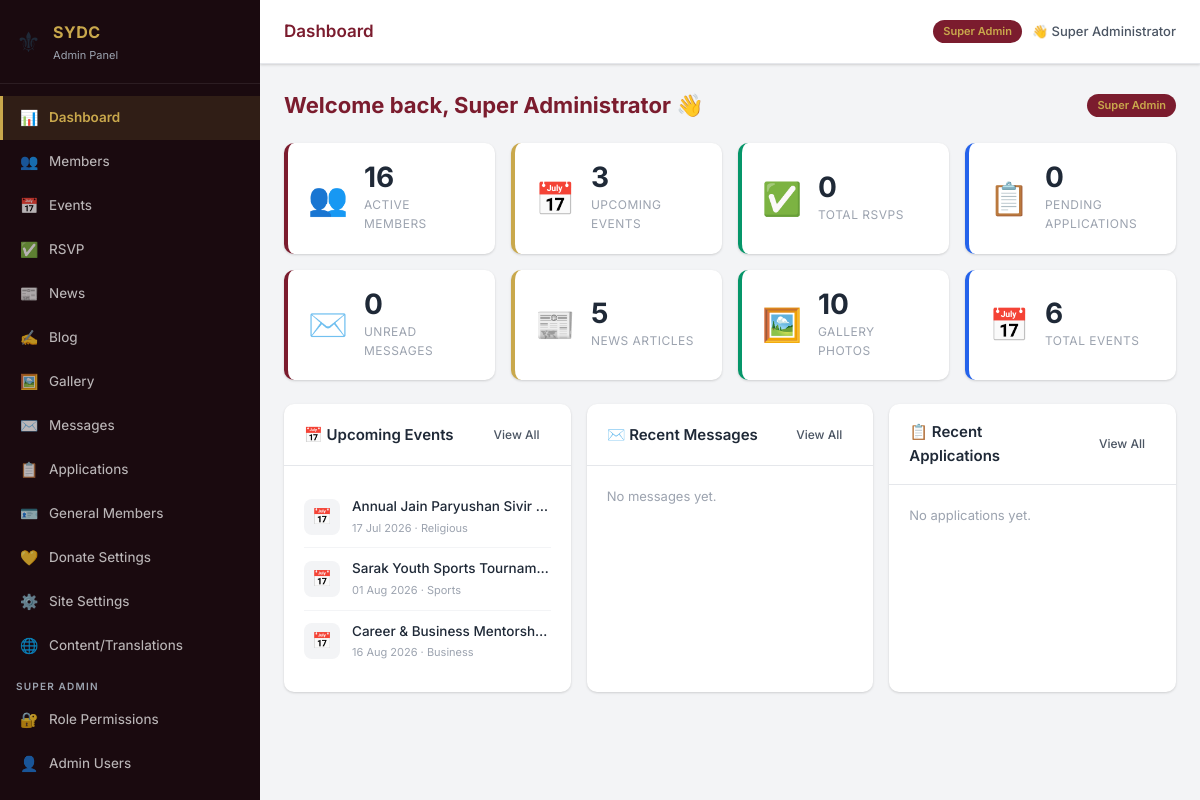
The page /admin/index.php (signed in) on the database its author committed.
### tables this page shows
CREATE TABLE IF NOT EXISTS `events` (
  `id`            INT UNSIGNED AUTO_INCREMENT PRIMARY KEY,
  `title_en`      VARCHAR(300) NOT NULL,
  `title_hi`      VARCHAR(300) NOT NULL,
  `title_bn`      VARCHAR(300) NOT NULL,
  `description_en` TEXT,
  `description_hi` TEXT,
  `description_bn` TEXT,
  `event_date`    DATE         NOT NULL,
  `event_time`    TIME         DEFAULT NULL,
  `location_en`   VARCHAR(300) DEFAULT NULL,
  `location_hi`   VARCHAR(300) DEFAULT NULL,
  `location_bn`   VARCHAR(300) DEFAULT NULL,
  `type`          ENUM('religious','sports','education','business','general') NOT NULL DEFAULT 'general',
  `cover_image`   VARCHAR(255) DEFAULT NULL,
  `status`        ENUM('upcoming','ongoing','completed','cancelled') NOT NULL DEFAULT 'upcoming',
  `rsvp_enabled`  TINYINT(1)   NOT NULL DEFAULT 1,
  `max_attendees` INT          DEFAULT NULL,
  `created_at`    TIMESTAMP    DEFAULT CURRENT_TIMESTAMP
);

### config/auth.php (called while the page is built, shortened)
<?php
function can(string $section, string $action = 'view'): bool {
    return !empty($_SESSION['permissions'][$section][$action]);
}
function admin_display_name(): string {
    return htmlspecialchars($_SESSION['admin_name'] ?? 'Admin');
}
function admin_role_label(): string {
    return htmlspecialchars($_SESSION['role_display'] ?? '');
}

### admin/index.php (the view, shortened to what this page needs)
<?php
require_once __DIR__ . '/../config/auth.php';
$db = getDB();
$totalMembers     = (int)$db->query("SELECT COUNT(*) FROM members WHERE is_active=1")->fetchColumn();
$totalEvents      = (int)$db->query("SELECT COUNT(*) FROM events")->fetchColumn();
$upcomingEvents   = (int)$db->query("SELECT COUNT(*) FROM events WHERE status='upcoming' AND event_date >= CURDATE()")->fetchColumn();
$totalRsvp        = (int)$db->query("SELECT COALESCE(SUM(attendee_count),0) FROM rsvp")->fetchColumn();
$unreadMessages   = (int)$db->query("SELECT COUNT(*) FROM messages WHERE is_read=0")->fetchColumn();
$pendingApps      = (int)$db->query("SELECT COUNT(*) FROM applications WHERE status='pending'")->fetchColumn();
$totalNews        = (int)$db->query("SELECT COUNT(*) FROM news")->fetchColumn();
$totalGallery     = (int)$db->query("SELECT COUNT(*) FROM gallery")->fetchColumn();
$recentMessages  = $db->query("SELECT name, subject, created_at FROM messages ORDER BY created_at DESC LIMIT 5")->fetchAll();
$recentApps      = $db->query("SELECT full_name, phone, status, applied_at FROM applications ORDER BY applied_at DESC LIMIT 5")->fetchAll();
$upcomingList    = $db->query("SELECT title_en, event_date, type FROM events WHERE status='upcoming' AND event_date >= CURDATE() ORDER BY event_date ASC LIMIT 5")->fetchAll();
require_once __DIR__ . '/includes/header.php';
?>
<div class="section-header">
  <h2>Welcome back, <?= admin_display_name() ?> 👋</h2>
  <span class="user-role"><?= admin_role_label() ?></span>
</div>
<div class="stats-grid">
  <div class="stat-card">
    <span class="stat-icon">👥</span>
    <div><div class="stat-value"><?= $totalMembers ?></div><div class="stat-label">Active Members</div></div>
  </div>
  <div class="stat-card gold">
    <span class="stat-icon">📅</span>
    <div><div class="stat-value"><?= $upcomingEvents ?></div><div class="stat-label">Upcoming Events</div></div>
  </div>
  <div class="stat-card green">
    <span class="stat-icon">✅</span>
    <div><div class="stat-value"><?= $totalRsvp ?></div><div class="stat-label">Total RSVPs</div></div>
  </div>
  <div class="stat-card blue">
    <span class="stat-icon">📋</span>
    <div><div class="stat-value"><?= $pendingApps ?></div><div class="stat-label">Pending Applications</div></div>
  </div>
  <div class="stat-card">
    <span class="stat-icon">✉️</span>
    <div><div class="stat-value"><?= $unreadMessages ?></div><div class="stat-label">Unread Messages</div></div>
  </div>
  <div class="stat-card gold">
    <span class="stat-icon">📰</span>
    <div><div class="stat-value"><?= $totalNews ?></div><div class="stat-label">News Articles</div></div>
  </div>
  <div class="stat-card green">
    <span class="stat-icon">🖼️</span>
    <div><div class="stat-value"><?= $totalGallery ?></div><div class="stat-label">Gallery Photos</div></div>
  </div>
  <div class="stat-card blue">
    <span class="stat-icon">📅</span>
    <div><div class="stat-value"><?= $totalEvents ?></div><div class="stat-label">Total Events</div></div>
  </div>
</div>
<div class="quick-grid">
  <div class="card">
    <div class="card-header">
      <span class="card-title">📅 Upcoming Events</span>
      <?php if(can('events','view')): ?><a href="/admin/events.php" class="btn btn-sm btn-outline">View All</a><?php endif; ?>
    </div>
    <div class="card-body">
      <?php if ($upcomingList): foreach ($upcomingList as $ev): ?>
        <div class="recent-item">
          <div class="recent-icon">📅</div>
          <div class="recent-text">
            <div class="recent-title"><?= htmlspecialchars($ev['title_en']) ?></div>
            <div class="recent-meta"><?= date('d M Y', strtotime($ev['event_date'])) ?> · <?= ucfirst($ev['type']) ?></div>
          </div>
        </div>
      <?php endforeach; else: ?>
        <p style="color:var(--gray-400);font-size:13px">No upcoming events.</p>
      <?php endif; ?>
    </div>
  </div>
  <?php if (can('messages','view')): ?>
  <div class="card">
    <div class="card-header">
      <span class="card-title">✉️ Recent Messages <?php if($unreadMessages): ?><span class="badge"><?= $unreadMessages ?></span><?php endif; ?></span>
      <a href="/admin/messages.php" class="btn btn-sm btn-outline">View All</a>
    </div>
    <div class="card-body">
      <?php if ($recentMessages): foreach ($recentMessages as $msg): ?>
        <div class="recent-item">
          <div class="recent-icon">✉️</div>
          <div class="recent-text">
            <div class="recent-title"><?= htmlspecialchars($msg['name']) ?></div>
            <div class="recent-meta"><?= htmlspecialchars($msg['subject'] ?: '(no subject)') ?> · <?= date('d M', strtotime($msg['created_at'])) ?></div>
          </div>
        </div>
      <?php endforeach; else: ?>
        <p style="color:var(--gray-400);font-size:13px">No messages yet.</p>
      <?php endif; ?>
    </div>
  </div>
  <?php endif; ?>
  <?php if (can('applications','view')): ?>
  <div class="card">
    <div class="card-header">
      <span class="card-title">📋 Recent Applications <?php if($pendingApps): ?><span class="badge badge-gold"><?= $pendingApps ?></span><?php endif; ?></span>
      <a href="/admin/applications.php" class="btn btn-sm btn-outline">View All</a>
    </div>
    <div class="card-body">
      <?php if ($recentApps): foreach ($recentApps as $app): ?>
        <div class="recent-item">
          <div class="recent-icon">👤</div>
          <div class="recent-text">
            <div class="recent-title"><?= htmlspecialchars($app['full_name']) ?></div>
            <div class="recent-meta">
              <?= htmlspecialchars($app['phone']) ?> ·
              <span class="status-badge status-<?= $app['status'] ?>"><?= ucfirst($app['status']) ?></span>
            </div>
          </div>
        </div>
      <?php endforeach; else: ?>
        <p style="color:var(--gray-400);font-size:13px">No applications yet.</p>
      <?php endif; ?>
    </div>
  </div>
  <?php endif; ?>
</div>
<?php require_once __DIR__ . '/includes/footer.php'; ?>

### admin/assets/css/admin.css (style rules this page uses)
:root { --maroon: #7B1C2E; --maroon-dk: #5A1220; --gold: #C9A84C; --gold-lt: #E8C96A; --cream: #FAF5EE; --dark: #1A0A0F; --white: #FFFFFF; --gray-50: #F9FAFB; --gray-100: #F3F4F6; --gray-200: #E5E7EB; --gray-400: #9CA3AF; --gray-600: #4B5563; --gray-800: #1F2937; --success: #059669; --danger: #DC2626; --warning: #D97706; --info: #2563EB; --sidebar-w: 260px; --topbar-h: 64px; --radius: 10px; --shadow: 0 1px 3px rgba(0,0,0,.1), 0 1px 2px rgba(0,0,0,.06); --shadow-md: 0 4px 6px rgba(0,0,0,.07), 0 2px 4px rgba(0,0,0,.06); --shadow-lg: 0 10px 15px rgba(0,0,0,.1), 0 4px 6px rgba(0,0,0,.05); --transition: .2s ease; }
*, *::before, *::after { box-sizing: border-box; margin: 0; padding: 0; }
body { font-family: 'Inter', -apple-system, BlinkMacSystemFont, sans-serif; background: var(--gray-100); color: var(--gray-800); font-size: 14px; line-height: 1.6; min-height: 100vh; display: flex; }
.user-role { background: var(--maroon); color: var(--gold); font-size: 11px; font-weight: 600; padding: 3px 10px; border-radius: 20px; }
.card { background: var(--white); border-radius: var(--radius); box-shadow: var(--shadow); overflow: hidden; }
.card-header { padding: 16px 20px; border-bottom: 1px solid var(--gray-200); display: flex; align-items: center; justify-content: space-between; gap: 12px; }
.card-title { font-size: 15px; font-weight: 600; color: var(--gray-800); }
.card-body { padding: 20px; }
.stats-grid { display: grid; grid-template-columns: repeat(auto-fit, minmax(200px, 1fr)); gap: 16px; margin-bottom: 24px; }
.stat-card { background: var(--white); border-radius: var(--radius); padding: 20px; box-shadow: var(--shadow); display: flex; align-items: center; gap: 16px; border-left: 4px solid var(--maroon); }
.stat-card.gold { border-left-color: var(--gold); }
.stat-card.green { border-left-color: var(--success); }
.stat-card.blue { border-left-color: var(--info); }
.stat-icon { font-size: 32px; }
.stat-value { font-size: 28px; font-weight: 700; color: var(--gray-800); line-height: 1; }
.stat-label { font-size: 12px; color: var(--gray-400); margin-top: 4px; text-transform: uppercase; letter-spacing: .5px; }
.btn { display: inline-flex; align-items: center; gap: 6px; padding: 8px 16px; border-radius: 8px; font-size: 13.5px; font-weight: 500; cursor: pointer; border: none; text-decoration: none; transition: all var(--transition); white-space: nowrap; }
.btn-outline { background: transparent; color: var(--gray-600); border: 1px solid var(--gray-300); }
.btn-sm { padding: 5px 11px; font-size: 12px; }
.section-header { display: flex; align-items: center; justify-content: space-between; margin-bottom: 20px; gap: 12px; flex-wrap: wrap; }
.section-header h2 { font-size: 22px; font-weight: 700; color: var(--maroon); }
.quick-grid { display: grid; grid-template-columns: repeat(auto-fit, minmax(260px, 1fr)); gap: 16px; }
.recent-item { display: flex; align-items: center; gap: 12px; padding: 10px 0; border-bottom: 1px solid var(--gray-100); }
.recent-item:last-child { border-bottom: none; }
.recent-icon { width: 36px; height: 36px; border-radius: 8px; background: var(--gray-100); display: flex; align-items: center; justify-content: center; font-size: 16px; flex-shrink: 0; }
.recent-text { flex: 1; min-width: 0; }
.recent-title { font-size: 13.5px; font-weight: 500; white-space: nowrap; overflow: hidden; text-overflow: ellipsis; }
.recent-meta { font-size: 11px; color: var(--gray-400); margin-top: 2px; }

### rows shown on the page
events: title_en "Annual Jain Paryushan Sivir…", event_date "17 Jul 2026", type "Religious"
events: title_en "Sarak Youth Sports Tournam…", event_date "01 Aug 2026", type "Sports"
events: title_en "Career & Business Mentorshi…", event_date "16 Aug 2026", type "Business"

### other values the page prints
$pageTitle "Dashboard"
admin_role_label() "Super Admin"
admin_display_name() "Super Administrator"
$totalMembers "16"
$upcomingEvents "3"
$totalRsvp "0"
$pendingApps "0"
$unreadMessages "0"
$totalNews "5"
$totalGallery "10"
$totalEvents "6"
